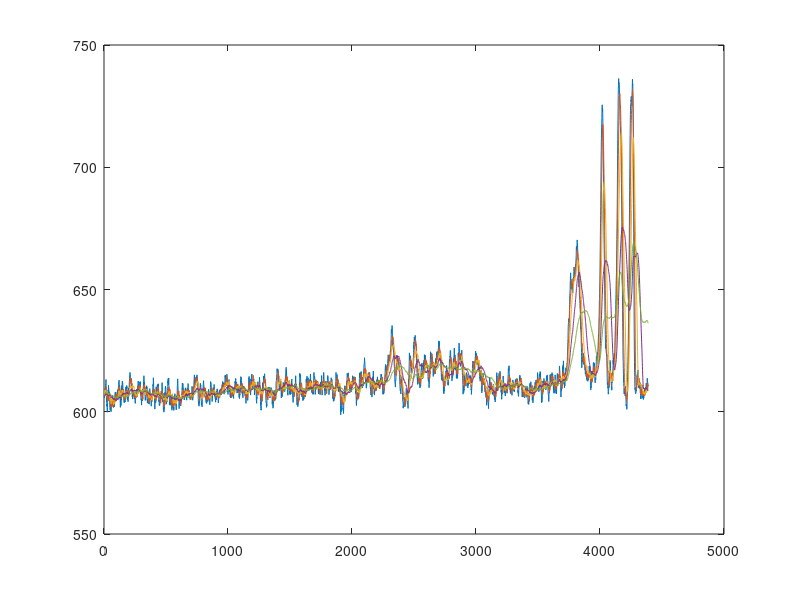

Write MATLAB code to recreate this figure.
% This file shows an attempt to make sense of data sampled by the system
% The data was gatherd as follows:
%   - rawdata_noobject.txt contains data with no object in its los
%   - rawdata_coffecup.txt contains data with a coffeecup at the edge of
%     the los standing on the floor
%   - rawdata_cofeecup_fewerdist contains data with a coffeecup at the edne
%     of the los but much closer to the light and photo diode
%
% Main method tried in this file: Averaging.


clear all

f = csvread('rawdata_noobject.txt')
j = csvread('rawdata_coffecup.txt')
k = csvread('rawdata_cofeecup_fewerdist.txt')
f = [(f(:,1));(j(:,1));(k(:,1))] 


a = 10 % samples in averager's
b = 20
c = 40
d = 80
e = 160

am = mean(f(e-a:e))
bm = mean(f(e-b:e))
cm = mean(f(e-c:e))
dm = mean(f(e-d:e))
em = mean(f(1:e))

[N  dc] = size(f)
for n = 1:1:N-e
    am = [am mean(f(e-a+n:e+n))];
    bm = [bm mean(f(e-b+n:e+n))];
    cm = [cm mean(f(e-c+n:e+n))];
    dm = [dm mean(f(e-d+n:e+n))];
    em = [em mean(f(e-e+n:e+n))];
end

plot(am)
hold on
plot(bm)
plot(cm)
plot(dm)
plot(em)